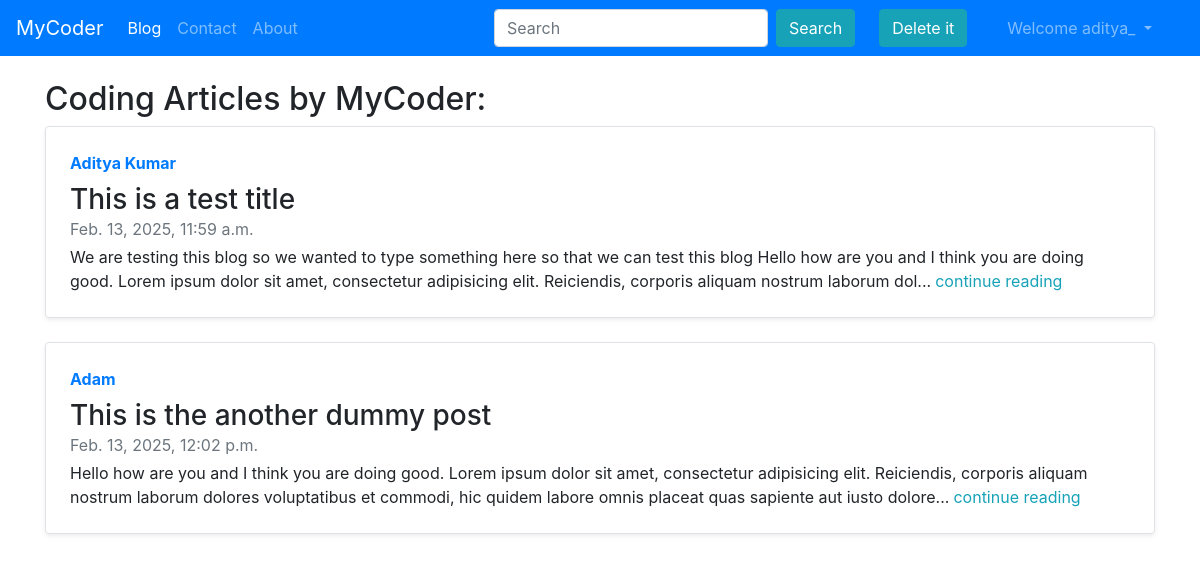
Page /blog/ (signed in) on the committed database.
### blog/models.py (models this page shows, shortened)
class Post(models.Model):
    sno = models.AutoField(primary_key=True)
    title = models.CharField(max_length=50)
    content = models.TextField(max_length=100000)
    author = models.CharField(max_length=30)
    slug = models.CharField(max_length=30)
    timeStamp = models.DateTimeField(blank=True)

### blog/views.py (the view)
# urls.py: 2. Add a URL to urlpatterns:  path('', views.home, name='home')
def home(request):
    allPosts = Post.objects.all()
    context = {'allPosts': allPosts}
    return render(request, 'blog/index.html', context)

### templates/blog/index.html (shortened to what this page needs)
{% extends "base.html" %}
{% block blog %}active{% endblock blog %}
{% block body %}
    <div class="container my-4">
        <h2>Coding Articles by MyCoder:</h2>
        {% for post in allPosts %}
      <div class="row my-4f no-gutters border rounded overflow-hidden flex-md-row mb-4 shadow-sm h-md-250 position-relative">
        <div class="col p-4 d-flex flex-column position-static">
          <strong class="d-inline-block mb-2 text-primary">{{post.author}}</strong>
          <h3 class="mb-0">{{post.title}}</h3>
          <div class="mb-1 text-muted">{{post.timeStamp}}</div>
          <p class="card-text mb-auto">{{post.content|slice:": 250"}}...<a href="/blog/{{post.slug}}" class="mx-1 text-info">continue reading</a></p>
        </div>
      </div>
      {% endfor %}
    </div>
{% endblock body %}

### templates/base.html (shortened to what this page needs)
<!DOCTYPE html>
<html lang="en">
  <head>
    <link rel="stylesheet" href="https://cdn.jsdelivr.net/npm/bootstrap@4.6.2/dist/css/bootstrap.min.css">
  </head>
  <nav class="navbar navbar-expand-lg navbar-dark bg-primary">
    <a class="navbar-brand" href="/">MyCoder</a>
    <div class="collapse navbar-collapse" id="navbarSupportedContent">
      <ul class="navbar-nav mr-auto">
        <li class="nav-item">
          <a class="nav-link {% block blog %}{% endblock blog %}" href="/blog">Blog</a>
        </li>
        <li class="nav-item">
          <a class="nav-link {% block contact %}{% endblock contact %}" href="/contact">Contact</a>
        </li>
        <li class="nav-item">
          <a class="nav-link {% block about %}{% endblock about %}" href="/about">About</a>
        </li>
      </ul>
      <form class="form-inline my-2 my-lg-0 mx-3" action="/search">
        <input class="form-control mr-sm-2" type="search" name='search' id="search" placeholder="Search" aria-label="Search">
        <button class="btn btn-info my-2 my-sm-0" type="submit">Search</button>
      </form>
      <a role="button" href="/admin" target="_blank" class="btn btn-info m-2 my-sm-0" type="submit">Delete it</a>
      {% if not user.is_authenticated %}
        <button type="button" class="btn btn-info mx-2" data-toggle="modal" data-target="#loginModal">
          Login
        </button>
        <button type="button" class="btn btn-info" data-toggle="modal" data-target="#signupModal">
          Signup
        </button>
      {% else %}
        <ul class="navbar-nav mx-4">
          <li class="nav-item dropdown">
            <a class="nav-link dropdown-toggle" href="#" role="button" data-toggle="dropdown" aria-expanded="false">
              Welcome {{request.user}}
            </a>
          </li>
        </ul>
      {% endif %}
    </div>
  </nav>
  {% block body %}{% endblock body %}
</html>

### rows in the picture
Post: author "Aditya Kumar", title "This is a test title", timeStamp "Feb. 13, 2025, 11:59 a.m.", content "We are testing this blog so we wanted to type something here so that we can test this blog Hello how are you and I think you are doing good. Lorem ipsum dolor sit amet, consectetur adipisicing elit. Reiciendis, corporis aliquam nostrum laborum dol"
Post: author "Adam", title "This is the another dummy post", timeStamp "Feb. 13, 2025, 12:02 p.m.", content "Hello how are you and I think you are doing good. Lorem ipsum dolor sit amet, consectetur adipisicing elit. Reiciendis, corporis aliquam nostrum laborum dolores voluptatibus et commodi, hic quidem labore omnis placeat quas sapiente aut iusto dolore"

### other values in the picture
{{ request.user }} "aditya_"
